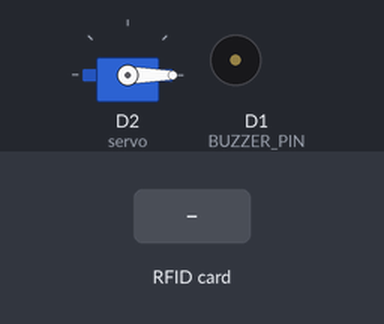
A sketch run on a simulated ESP8266 (NodeMCU). Parts: servo, buzzer (waves = sounding, pin HIGH). The inputs (shaded band) are chosen by the test bench. WiFi joins after 1.5 s; servers stay silent unless stated; uploads are accepted with an empty reply; what the sketch prints to the serial monitor is not drawn. At 8.2 s the program restarts the board; the recording ends there.

Above: at 2.9 s.
3.0 s: RFID card 5E 7A 19 C4 held to the reader
At 4.5 s:
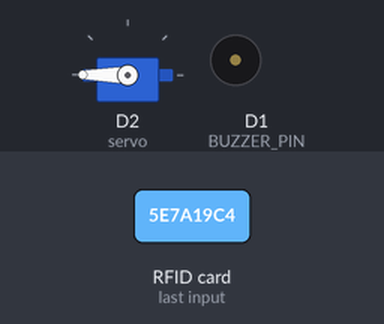
Timing chart, 0 to 6.0 s (numbered marks = the images above; inputs shaded):
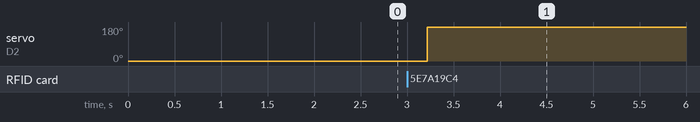

The sketch:

read_prac.ino
```cpp
#include <SPI.h>
#include <MFRC522.h>
#include <ESP8266WiFi.h>
#include <WiFiClient.h>
#include <ESP8266HTTPClient.h>
#include <ArduinoJson.h>
#include <Servo.h>


#define SS_PIN D8
#define RST_PIN D3
#define BUZZER_PIN D1
Servo servo;
/* Create an instance of MFRC522 */
MFRC522 mfrc522(SS_PIN, RST_PIN);
/* Create an instance of MIFARE_Key */
MFRC522::MIFARE_Key key;

/* Set the block to which we want to write data */
/* Be aware of Sector Trailer Blocks */
int blockNum = 2;

/* Create another array to read data from Block */
/* Legthn of buffer should be 2 Bytes more than the size of Block (16 Bytes) */
byte bufferLen = 18;
byte readBlockData[18];

MFRC522::StatusCode status;
String URL = "http://139.59.37.218/api/v1/machine/login";
String LOGIN = "{\"machineId\":\"Machine_id_2001\",\"password\":\"Abcde12345#\"}";
HTTPClient http;
WiFiClient client;
bool loginStatus = false;
String token;
// wifi connection details
String ssid = "Redmi Note 4";
String password = "@123456&";
void setup() {
  /* Initialize serial communications with the PC */
  Serial.begin(115200);
  /* Initialize SPI bus */
  SPI.begin();
  /* Initialize MFRC522 Module */
  mfrc522.PCD_Init();
  servo.attach(D2);
  servo.write(0);
  Serial.println("Scan a MIFARE 1K Tag to write data...");
  WiFi.begin(ssid, password);
  Serial.println("[-] Connecting To Wifi");
  while (WiFi.status() != WL_CONNECTED) {
    Serial.print(".");
    delay(500);
  }
  Serial.println("[+] Connected To Wifi");


  if (WiFi.status() == WL_CONNECTED) {
    http.begin(client, URL);
    http.addHeader("Content-Type", "application/json");
    int responseCode = http.POST(LOGIN);
    String response = http.getString();
    Serial.println(responseCode);
    // Serial.println(response);

    if (responseCode == HTTP_CODE_OK) {
      Serial.println("HTTP POST request successful");
      loginStatus = true;
      // Parse JSON response
      String response = http.getString();
      DynamicJsonDocument jsonDoc(512);  // Adjust the size based on your JSON response
      deserializeJson(jsonDoc, response);

      // Extract data from JSON
      token = String(jsonDoc["token"]);


    } else {
      Serial.print("Error code: ");
      Serial.println(responseCode);
    }
  }
  http.end();
  pinMode(BUZZER_PIN, OUTPUT);
  digitalWrite(BUZZER_PIN, LOW);
}


String output = "";  // Initialize an empty string


void loop() {

  for (byte i = 0; i < 6; i++) {
    key.keyByte[i] = 0xFF;
  }
  /* Look for new cards */
  /* Reset the loop if no new card is present on RC522 Reader */
  if (!mfrc522.PICC_IsNewCardPresent()) {
    return;
  }

  /* Select one of the cards */
  if (!mfrc522.PICC_ReadCardSerial()) {
    return;
  }

  Serial.print("\n");
  Serial.println("**Card Detected**");


  // Read data from the same block
  Serial.print("\n");
  Serial.println("Reading from Data Block...");

  // Authenticate before reading from the block
  status = mfrc522.PCD_Authenticate(MFRC522::PICC_CMD_MF_AUTH_KEY_A, blockNum, &key, &(mfrc522.uid));
  if (status != MFRC522::STATUS_OK) {
    Serial.print("Authentication failed for Read: ");
    Serial.println(mfrc522.GetStatusCodeName(status));
    return;
  } else {
    Serial.println("Authentication success");
  }

  // Read data from the block
  status = mfrc522.MIFARE_Read(blockNum, readBlockData, &bufferLen);
  if (status != MFRC522::STATUS_OK) {
    Serial.print("Reading from Block failed: ");
    Serial.println(mfrc522.GetStatusCodeName(status));
    return;
  } else {
    Serial.println("Data read from Block successfully");

    Serial.print(blockNum);
    Serial.print(": ");
    char data[] = "";
    // Assuming data is declared as char[] data = new char[bufferLen];

    // Assuming data is declared as char[] data = new char[bufferLen];


    for (byte i = 0; i < bufferLen; i++) {
      if (readBlockData[i] == '#') {
        break;
      }
      data[i] = (char)readBlockData[i];
      output += data[i];
    }


    http.begin(client, "http://139.59.37.218/api/v1/userinfo?token=" + token + "&" + "cardno=" + output);

    int responseCode = http.GET();
    if (responseCode == HTTP_CODE_OK) {
      Serial.println("[+] Money Diposited");
      servo.write(180);
    } else {
      Serial.println("[-] Check Card");
      digitalWrite(BUZZER_PIN, HIGH);
      delay(1000);
      digitalWrite(BUZZER_PIN, LOW);
    }

    Serial.println("Concatenated data: " + output);
  }
  delay(5000);
  servo.write(0);
  ESP.restart();
}


void WriteDataToBlock(int blockNum, byte blockData[]) {
  /* Authenticating the desired data block for write access using Key A */
  status = mfrc522.PCD_Authenticate(MFRC522::PICC_CMD_MF_AUTH_KEY_A, blockNum, &key, &(mfrc522.uid));
  if (status != MFRC522::STATUS_OK) {
    Serial.print("Authentication failed for Write: ");
    Serial.println(mfrc522.GetStatusCodeName(status));
    return;
  } else {
    Serial.println("Authentication success");
  }


  /* Write data to the block */
  status = mfrc522.MIFARE_Write(blockNum, blockData, 16);
  if (status != MFRC522::STATUS_OK) {
    Serial.print("Writing to Block failed: ");
    Serial.println(mfrc522.GetStatusCodeName(status));
    return;
  } else {
    Serial.println("Data was written into Block successfully");
  }
}

void ReadDataFromBlock(int blockNum, byte readBlockData[]) {
  /* Authenticating the desired data block for Read access using Key A */
  status = mfrc522.PCD_Authenticate(MFRC522::PICC_CMD_MF_AUTH_KEY_A, blockNum, &key, &(mfrc522.uid));

  if (status != MFRC522::STATUS_OK) {
    Serial.print("Authentication failed for Read: ");
    Serial.println(mfrc522.GetStatusCodeName(status));
    return;
  } else {
    Serial.println("Authentication success");
  }

  /* Reading data from the Block */
  status = mfrc522.MIFARE_Read(blockNum, readBlockData, &bufferLen);
  if (status != MFRC522::STATUS_OK) {
    Serial.print("Reading failed: ");
    Serial.println(mfrc522.GetStatusCodeName(status));
    return;
  } else {
    Serial.println("Block was read successfully");
  }
}
```

Measured:
- after the input at 3.0 s, servo on D2 (servo): 0° → 180° after 0.22 s
